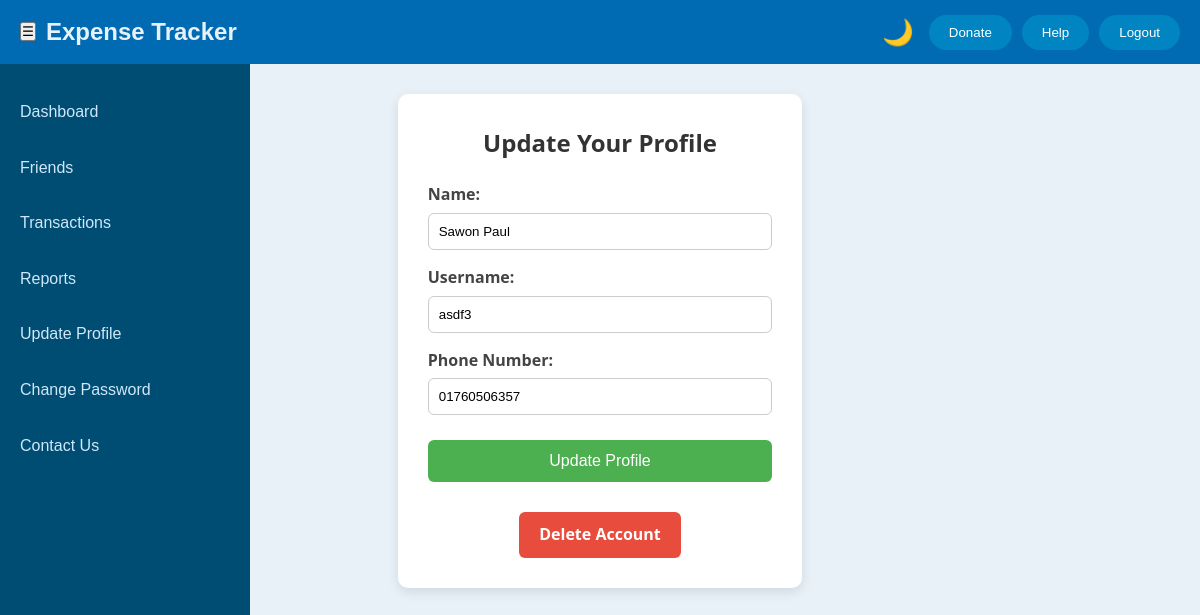
Screenshot of /update_profile/ (signed in) with the database file from the repository.
### mainapp/models.py (models this page shows)
class User(AbstractBaseUser, PermissionsMixin):
    name = models.CharField(max_length=255)
    email = models.EmailField(unique=True)
    username = models.CharField(max_length=100, unique=True)
    number = models.CharField(max_length=15)
    created_at = models.DateTimeField(auto_now_add=True)
    updated_at = models.DateTimeField(auto_now=True)
    is_admin = models.BooleanField(default=False)
    is_active = models.BooleanField(default=True)
    is_staff = models.BooleanField(default=False)
    objects = UserManager()
    USERNAME_FIELD = 'email'
    REQUIRED_FIELDS = ['username', 'name', 'number']

### mainapp/views.py (the view, shortened to what this page needs)
# urls.py: path('update_profile/', update_profile_page, name='update_profile_page'),
@login_required
def update_profile_page(request):
    user = request.user
    return render(request, 'UPDATE_PROFILE/update_profile.html', {'user': user})

### templates/UPDATE_PROFILE/update_profile.html (shortened to what this page needs)
{% load static %}
<!DOCTYPE html>
<html lang="en">
<head>
    <link rel="stylesheet" href="{% static 'css/DASHBOARD/theme.css' %}">
    <link rel="stylesheet" href="{% static 'css/DASHBOARD/dashboard.css' %}">
    <link rel="stylesheet" href="{% static 'css/UPDATE_PROFILE/update_profile.css' %}">
</head>
<body>
    <div class="container">
        <nav class="navbar">
            <div class="navbar-left">
                <button class="sidebar-button" id="toggleSidebar">☰</button>
                <span class="site-title">Expense Tracker</span>
            </div>
            <div class="navbar-right">
                <span id="themeToggle" onclick="toggleTheme()">🌙</span>
                <button class="donate-btn" id="donateButton">Donate</button>
                <button class="help-btn" id="helpButton">Help</button>
                <button class="logout-btn" id="logoutButton">Logout</button>
            </div>
        </nav>
        <div class="content-area">
            <aside class="sidebar" id="sidebar">
                <ul class="sidebar-menu">
                    <li><a href="{% url 'dashboard' %}">Dashboard</a></li>
                    <li><a href="{% url 'friends_page' %}">Friends</a>
                    <li><a href="#">Transactions</a></li>
                    <li><a href="#">Reports</a></li>
                    <li><a href="{% url 'update_profile_page' %}">Update Profile</a></li>
                    <li><a href="{% url 'setting' %}">Change Password</a></li>
                    <li><a href="{% url 'contact' %}">Contact Us</a></li>
                </ul>
            </aside>
            <div class="update_profile">
                <h2>Update Your Profile</h2>
                <form method="POST">
                    <label>Name:</label>
                    <input type="text" name="name" value="{{ user.name }}" required>
                    <label>Username:</label>
                    <input type="text" name="username" value="{{ user.username }}" required>
                    <label>Phone Number:</label>
                    <input type="text" name="number" value="{{ user.number }}" required>
                    <button type="submit" class="update-btn">Update Profile</button>
                </form>
                <div class="delete-account-container">
                    <a href="{% url 'delete_account' %}" class="delete-account-btn" onclick="return confirm('Are you sure you want to delete your account? This action cannot be undone.');">
                        Delete Account
                    </a>
                </div>
            </div>
        </div>
    </div>
</body>
</html>

### static/css/DASHBOARD/theme.css (style rules this page uses)
body { transition: background-color 0.4s ease, color 0.4s ease; }
body:not(.dark-mode) { background-color: #e8f1f8; color: #2c3e50; }
body:not(.dark-mode) .navbar { background-color: #006bb3; color: white; }
body:not(.dark-mode) .navbar-right { display: flex; justify-content: center; align-items: center; }
body:not(.dark-mode) .navbar-right span { background-color: transparent; color: white; cursor: pointer; font-size: 1.6rem; margin-right: 5px; transition: transform 0.2s ease; }
body:not(.dark-mode) .navbar-right button { background-color: #0085c2; color: white; }
body:not(.dark-mode) .sidebar { background-color: #004d73; color: white; }
body:not(.dark-mode) .sidebar-menu li a { color: #cfe7f8; }
body:not(.dark-mode) .site-title { color: #e6f1f9; }

### static/css/DASHBOARD/dashboard.css (style rules this page uses)
* { margin: 0; padding: 0; box-sizing: border-box; }
body { font-family: Arial, sans-serif; line-height: 1.6; min-height: 100vh; display: flex; flex-direction: column; }
.navbar { display: flex; justify-content: space-between; align-items: center; height: 8vh; padding: 0 20px; }
.navbar-left { display: flex; align-items: center; }
.site-title { font-size: 24px; font-weight: bold; margin-left: 10px; color: #f0f0f0; }
.navbar-right button { border: none; padding: 10px 20px; margin-left: 10px; border-radius: 25px; cursor: pointer; transition: background-color 0.3s ease; }
.content-area { display: flex; flex-grow: 1; }
.sidebar { width: 250px; height: calc(100vh - 5vh); padding-top: 20px; position: fixed; transition: all 0.3s ease; cursor: pointer; }
.sidebar-menu { list-style: none; padding: 0; }
.sidebar-menu li a { color: white; text-decoration: none; display: block; padding: 15px 20px; transition: background-color 0.3s ease; }

### static/css/UPDATE_PROFILE/update_profile.css (style rules this page uses)
.update_profile { background-color: #ffffff; padding: 30px; margin: 30px auto; max-width: 600px; box-shadow: 0 4px 12px rgba(0, 0, 0, 0.1); border-radius: 10px; font-family: 'Segoe UI', Tahoma, Geneva, Verdana, sans-serif; }
.update_profile h2 { margin-bottom: 20px; color: #333; text-align: center; }
.update_profile label { display: block; margin-top: 15px; font-weight: 600; color: #444; }
.update_profile input[type="text"], .update_profile input[type="email"], .update_profile input[type="number"] { width: 100%; padding: 10px; margin-top: 5px; border: 1px solid #ccc; border-radius: 6px; box-sizing: border-box; }
.update-btn { margin-top: 25px; background-color: #4CAF50; color: white; padding: 12px 20px; border: none; border-radius: 6px; cursor: pointer; width: 100%; font-size: 16px; }
.delete-account-container { margin-top: 30px; text-align: center; }
.delete-account-btn { display: inline-block; background-color: #e74c3c; color: white; padding: 10px 20px; text-decoration: none; border-radius: 6px; font-weight: bold; transition: background-color 0.3s ease; }

### rows the page displays
User: name "Sawon Paul", username "asdf3", number "01760506357"
